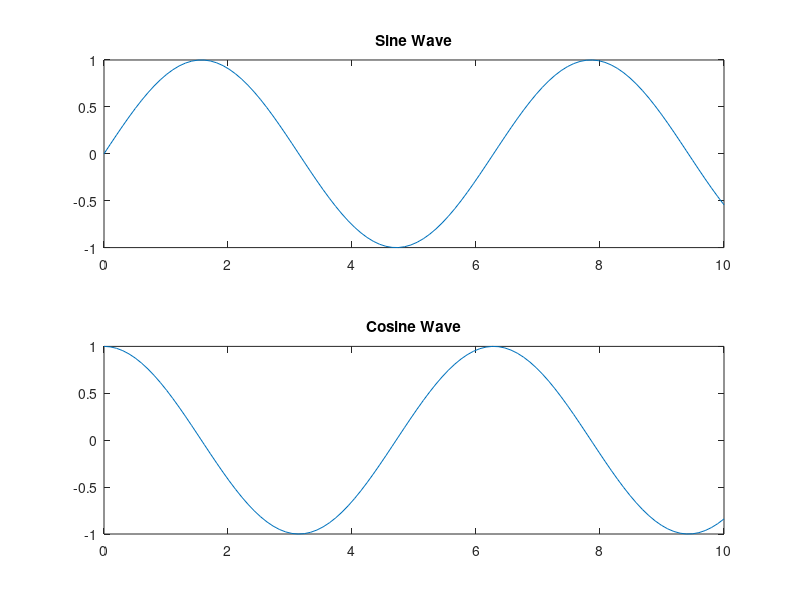

MATLAB code to generate this figure: (Note: this script raises an error after producing the figure.)
%% Basic Commands
clc;    % Clear command window
clear;  % Clear workspace
close all; % Close all figures

%% Variables
x = 10; % Assign a value
y = 5;
z = x + y; % Addition
A = [1 2 3; 4 5 6; 7 8 9]; % Matrix
B = A'; % Transpose of matrix A

%% Vectors & Matrices
v = [1, 2, 3, 4, 5]; % Row vector
w = [1; 2; 3; 4; 5]; % Column vector
M = zeros(3,3); % 3x3 Matrix of zeros
N = ones(3,3); % 3x3 Matrix of ones
I = eye(3); % 3x3 Identity matrix
D = diag([1 2 3]); % Diagonal matrix
randM = rand(3,3); % 3x3 Random matrix

%% Indexing
val = A(2,3); % Access element (row=2, col=3)
A(1,:) = [10 20 30]; % Modify row 1
A(:,2) = [100; 200; 300]; % Modify column 2

%% Operations
sumV = sum(v); % Sum of elements
prodV = prod(v); % Product of elements
meanV = mean(v); % Mean
stdV = std(v); % Standard deviation

%% Conditional Statements
if x > y
    disp('x is greater than y');
elseif x == y
    disp('x is equal to y');
else
    disp('x is less than y');
end

%% Loops
for i = 1:5
    disp(['Iteration: ', num2str(i)]);
end

k = 1;
while k <= 5
    disp(['While Loop Iteration: ', num2str(k)]);
    k = k + 1;
end

%% Functions
function result = myFunction(a, b)
    result = a + b;
end

%% Plotting
x = linspace(0, 10, 100);
y = sin(x);
figure;
plot(x, y, 'r-', 'LineWidth', 2);
xlabel('X-axis');
ylabel('Y-axis');
title('Sine Wave');
grid on;

%% Subplots
subplot(2,1,1);
plot(x, sin(x));
title('Sine Wave');
subplot(2,1,2);
plot(x, cos(x));
title('Cosine Wave');

%% File Handling
fid = fopen('data.txt', 'w');
fprintf(fid, 'Hello, MATLAB!\n');
fclose(fid);

fid = fopen('data.txt', 'r');
data = fscanf(fid, '%s');
fclose(fid);

%% Solve Linear Equations
A = [2 3; 4 5];
B = [5; 6];
x = A\B; % Solution of Ax = B

%% Symbolic Computation
syms x;
f = x^2 + 3*x + 2;
diff_f = diff(f); % Derivative
int_f = int(f); % Integral
answer = solve(f == 0, x); % Solve equation

disp(answer)
